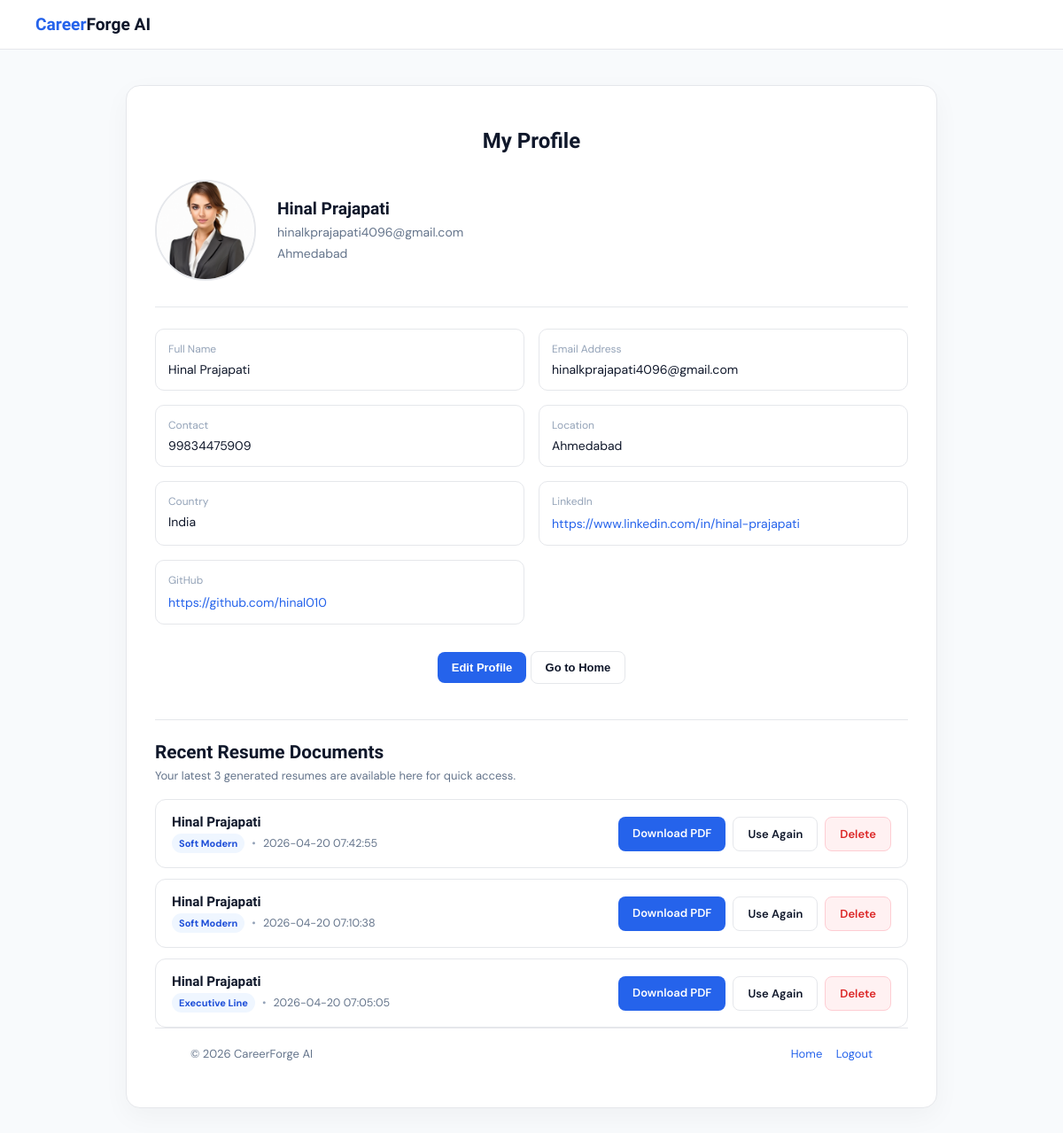
The page /my_profile (signed in) on the database its author committed.
### tables this page shows
CREATE TABLE user_profile (
    id INTEGER PRIMARY KEY AUTOINCREMENT,
    user_id INTEGER UNIQUE,
    full_name TEXT,
    email TEXT,
    contact TEXT,
    location TEXT,
    country TEXT,
    linkedin TEXT,
    github TEXT,
    photo TEXT,
    FOREIGN KEY (user_id) REFERENCES users(id) ON DELETE CASCADE
);

CREATE TABLE resume_history (
    id INTEGER PRIMARY KEY AUTOINCREMENT,
    user_id INTEGER NOT NULL,
    resume_name TEXT NOT NULL,
    template_name TEXT NOT NULL,
    html_file TEXT NOT NULL,
    pdf_file TEXT NOT NULL,
    created_at TEXT DEFAULT CURRENT_TIMESTAMP,
    FOREIGN KEY (user_id) REFERENCES users(id) ON DELETE CASCADE
);

### main.py (the view)
@app.get("/my_profile", response_class=HTMLResponse)
def my_profile_page(request: Request):
    user = require_login(request)
    if isinstance(user, RedirectResponse):
        return user
    profile = get_user_profile(user["id"])
    resume_history = get_resume_history(user["id"])
    return templates.TemplateResponse(
        request,
        "my_profile.html",
        {
            "request": request,
            "user": user,
            "profile": profile,
            "resume_history": resume_history
        }
    )

### template/my_profile.html (shortened to what this page needs)
<!DOCTYPE html>
<html lang="en">
<head>
  <link rel="stylesheet" href="/static/my_profile.css" />
</head>
<body>
  <nav class="navbar">
    <div class="logo"><span>Career</span>Forge AI</div>
  </nav>
  <div class="profile-wrapper">
    <div class="profile-card">
      <h1 class="profile-title">My Profile</h1>
      <div class="profile-top">
        <div class="profile-photo">
          {% if profile and profile.photo %}
            <img src="{{ profile.photo }}" alt="Profile Photo" />
          {% else %}
            <div class="profile-placeholder">
              {{ (profile.full_name if profile and profile.full_name else user.full_name)[0] }}
            </div>
          {% endif %}
        </div>
        <div class="profile-basic">
          <h2>{{ profile.full_name if profile and profile.full_name else user.full_name }}</h2>
          <p>{{ profile.email if profile and profile.email else user.email }}</p>
          <p>{{ profile.location if profile and profile.location else 'Location not added' }}</p>
        </div>
      </div>
      <div class="profile-grid">
        <div class="profile-item">
          <label>Full Name</label>
          <div>{{ profile.full_name if profile and profile.full_name else user.full_name }}</div>
        </div>
        <div class="profile-item">
          <label>Email Address</label>
          <div>{{ profile.email if profile and profile.email else user.email }}</div>
        </div>
        <div class="profile-item">
          <label>Contact</label>
          <div>{{ profile.contact if profile and profile.contact else 'Not added' }}</div>
        </div>
        <div class="profile-item">
          <label>Location</label>
          <div>{{ profile.location if profile and profile.location else 'Not added' }}</div>
        </div>
        <div class="profile-item">
          <label>Country</label>
          <div>{{ profile.country if profile and profile.country else 'Not added' }}</div>
        </div>
        <div class="profile-item">
          <label>LinkedIn</label>
          {% if profile and profile.linkedin %}
            <a href="{{ profile.linkedin }}" target="_blank">{{ profile.linkedin }}</a>
          {% else %}
            <div>Not added</div>
          {% endif %}
        </div>
        <div class="profile-item">
          <label>GitHub</label>
          {% if profile and profile.github %}
            <a href="{{ profile.github }}" target="_blank">{{ profile.github }}</a>
          {% else %}
            <div>Not added</div>
          {% endif %}
        </div>
      </div>
      <div class="profile-actions">
         <button class="btn btn-primary" onclick="window.location.href='/profile'">
                Edit Profile
            </button>
            <button class="btn btn-secondary" onclick="window.location.href='/'">
                Go to Home
            </button>
      </div>
      <div class="resume-history-section">
  <div class="history-header">
    <h2>Recent Resume Documents</h2>
    <p>Your latest 3 generated resumes are available here for quick access.</p>
  </div>
  {% if resume_history and resume_history|length > 0 %}
    <div class="resume-history-list">
      {% for item in resume_history %}
        <div class="resume-history-row">
          <div class="resume-history-info">
            <h3>{{ item.resume_name }}</h3>
            <p>
              <span class="template-badge">{{ item.template_name.replace('-', ' ').title() }}</span>
              <span class="history-dot">•</span>
              <span class="resume-date">{{ item.created_at }}</span>
            </p>
          </div>
          <div class="resume-history-actions">
            <a href="/resume_history/download/{{ item.id }}" class="btn btn-primary">Download PDF</a>
            <a href="/resume_preview?template={{ item.template_name }}" class="btn btn-secondary">Use Again</a>
            <a
              href="/resume_history/delete/{{ item.id }}"
              class="btn btn-danger"
              onclick="return confirm('Delete this saved resume?')"
            >
              Delete
            </a>
          </div>
        </div>
      {% endfor %}
    </div>
  {% else %}
    <div class="empty-history">
      <div class="empty-history-icon">📄</div>
      <h3>No recent resumes</h3>
      <p>Your latest generated resumes will appear here.</p>
    </div>
  {% endif %}
</div>
  <footer class="footer">
    <div>© 2026 CareerForge AI</div>
    <div class="footer-right">
      <a href="/">Home</a>
      <a href="/logout">Logout</a>
    </div>
  </footer>
</body>
</html>

### static/my_profile.css (style rules this page uses)
body { margin: 0; font-family: 'DM Sans', sans-serif; background: #f8fafc; color: #0f172a; }
.navbar { padding: 16px 40px; background: #fff; border-bottom: 1px solid #e5e7eb; display: flex; align-items: center; }
.logo { font-family: 'Sora', sans-serif; font-size: 1.2rem; font-weight: 700; }
.logo span { color: #2563eb; }
.profile-wrapper { display: flex; justify-content: center; padding: 40px 20px; }
.profile-card { width: 100%; max-width: 850px; background: #fff; border: 1px solid #e5e7eb; border-radius: 16px; padding: 32px; box-shadow: 0 10px 30px rgba(0, 0, 0, 0.04); }
.profile-title { text-align: center; font-family: 'Sora', sans-serif; font-size: 1.5rem; font-weight: 700; margin-bottom: 30px; }
.profile-top { display: flex; align-items: center; gap: 24px; padding-bottom: 24px; border-bottom: 1px solid #e5e7eb; margin-bottom: 24px; flex-wrap: wrap; }
.profile-photo img { width: 110px; height: 110px; border-radius: 50%; object-fit: cover; border: 2px solid #e5e7eb; }
.profile-basic h2 { font-family: 'Sora', sans-serif; margin: 0; font-size: 1.2rem; }
.profile-basic p { margin: 6px 0; color: #64748b; font-size: 14px; }
.profile-grid { display: grid; grid-template-columns: repeat(2, 1fr); gap: 16px; }
.profile-item { border: 1px solid #e5e7eb; border-radius: 10px; padding: 14px; }
.profile-item label { font-size: 12px; color: #94a3b8; display: block; margin-bottom: 6px; }
.profile-item div, .profile-item a { font-size: 14px; color: #0f172a; text-decoration: none; word-break: break-word; }
.profile-item a { color: #2563eb; }
.profile-actions { margin-top: 30px; text-align: center; }
.btn { padding: 10px 16px; border-radius: 8px; text-decoration: none; font-size: 13px; font-weight: 600; border: none; cursor: pointer; transition: 0.2s ease; display: inline-block; }
.btn-primary { background: #2563eb; color: #fff; }
.btn-secondary { background: #fff; border: 1px solid #e5e7eb; color: #0f172a; }
.btn-danger { background: #fff1f2; color: #dc2626; border: 1px solid #fecdd3; }
.resume-history-section { margin-top: 40px; padding-top: 24px; border-top: 1px solid #e5e7eb; }
.history-header h2 { margin: 0 0 6px; font-family: 'Sora', sans-serif; font-size: 1.3rem; font-weight: 700; color: #0f172a; }
.history-header p { margin: 0 0 18px; color: #64748b; font-size: 13px; }
.resume-history-list { display: flex; flex-direction: column; gap: 12px; }
.resume-history-row { display: flex; justify-content: space-between; align-items: center; gap: 16px; padding: 16px 18px; background: #ffffff; border: 1px solid #e5e7eb; border-radius: 12px; transition: all 0.2s ease; }
.resume-history-info h3 { margin: 0 0 4px; font-family: 'Sora', sans-serif; font-size: 0.95rem; font-weight: 700; color: #0f172a; }
.resume-history-info p { margin: 0; display: flex; align-items: center; flex-wrap: wrap; gap: 8px; color: #64748b; font-size: 12.5px; }
.template-badge { display: inline-flex; align-items: center; padding: 4px 8px; border-radius: 999px; background: #eff6ff; color: #1d4ed8; font-size: 11px; font-weight: 700; }
.history-dot { color: #94a3b8; }
.resume-date { color: #64748b; font-size: 12.5px; }
.resume-history-actions { display: flex; flex-wrap: wrap; gap: 8px; }
.footer { padding: 20px 40px; border-top: 1px solid #e5e7eb; display: flex; justify-content: space-between; font-size: 13px; color: #64748b; }
.footer a { color: #2563eb; text-decoration: none; margin-left: 12px; }

### rows shown on the page
user_profile: photo (picture), full_name "Hinal Prajapati", email "hinalkprajapati4096@gmail.com", location "Ahmedabad", contact "99834475909", country "India", linkedin "https://www.linkedin.com/in/hinal-prajapati", github "https://github.com/hinal010"
resume_history: resume_name "Hinal Prajapati", template_name.replace "Soft Modern", created_at "2026-04-20 07:42:55"
resume_history: resume_name "Hinal Prajapati", template_name.replace "Soft Modern", created_at "2026-04-20 07:10:38"
resume_history: resume_name "Hinal Prajapati", template_name.replace "Executive Line", created_at "2026-04-20 07:05:05"
